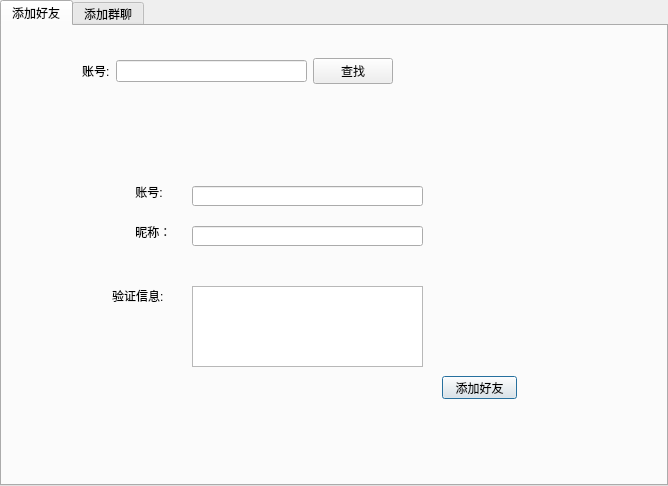
<?xml version="1.0" encoding="UTF-8"?>
<ui version="4.0">
 <class>AddFriendDialog</class>
 <widget class="QDialog" name="AddFriendDialog">
  <property name="geometry">
   <rect>
    <x>0</x>
    <y>0</y>
    <width>668</width>
    <height>486</height>
   </rect>
  </property>
  <property name="windowTitle">
   <string>Dialog</string>
  </property>
  <layout class="QGridLayout" name="gridLayout">
   <property name="leftMargin">
    <number>0</number>
   </property>
   <property name="topMargin">
    <number>0</number>
   </property>
   <property name="rightMargin">
    <number>0</number>
   </property>
   <property name="bottomMargin">
    <number>0</number>
   </property>
   <property name="spacing">
    <number>0</number>
   </property>
   <item row="0" column="0">
    <widget class="QTabWidget" name="tabWidget">
     <property name="currentIndex">
      <number>0</number>
     </property>
     <widget class="QWidget" name="tab">
      <attribute name="title">
       <string>添加好友</string>
      </attribute>
      <widget class="QWidget" name="widget_friendInfo" native="true">
       <property name="geometry">
        <rect>
         <x>50</x>
         <y>110</y>
         <width>501</width>
         <height>271</height>
        </rect>
       </property>
       <widget class="QLabel" name="label_2">
        <property name="geometry">
         <rect>
          <x>80</x>
          <y>50</y>
          <width>54</width>
          <height>12</height>
         </rect>
        </property>
        <property name="text">
         <string> 账号:</string>
        </property>
       </widget>
       <widget class="QLineEdit" name="lineEdit_friend_account">
        <property name="geometry">
         <rect>
          <x>140</x>
          <y>50</y>
          <width>231</width>
          <height>20</height>
         </rect>
        </property>
       </widget>
       <widget class="QLabel" name="label_3">
        <property name="geometry">
         <rect>
          <x>80</x>
          <y>90</y>
          <width>54</width>
          <height>12</height>
         </rect>
        </property>
        <property name="text">
         <string> 昵称：</string>
        </property>
       </widget>
       <widget class="QLineEdit" name="lineEdit_friendName">
        <property name="geometry">
         <rect>
          <x>140</x>
          <y>90</y>
          <width>231</width>
          <height>20</height>
         </rect>
        </property>
       </widget>
       <widget class="QTextEdit" name="textEdit_reqInfo">
        <property name="geometry">
         <rect>
          <x>140</x>
          <y>150</y>
          <width>231</width>
          <height>81</height>
         </rect>
        </property>
       </widget>
       <widget class="QLabel" name="label_4">
        <property name="geometry">
         <rect>
          <x>60</x>
          <y>150</y>
          <width>61</width>
          <height>20</height>
         </rect>
        </property>
        <property name="text">
         <string>验证信息:</string>
        </property>
       </widget>
       <widget class="QPushButton" name="pushButton_addFriend">
        <property name="geometry">
         <rect>
          <x>390</x>
          <y>240</y>
          <width>75</width>
          <height>23</height>
         </rect>
        </property>
        <property name="text">
         <string>添加好友</string>
        </property>
       </widget>
      </widget>
      <widget class="QWidget" name="layoutWidget">
       <property name="geometry">
        <rect>
         <x>80</x>
         <y>30</y>
         <width>311</width>
         <height>31</height>
        </rect>
       </property>
       <layout class="QGridLayout" name="gridLayout_2">
        <item row="0" column="0">
         <widget class="QLabel" name="label">
          <property name="text">
           <string>账号:</string>
          </property>
         </widget>
        </item>
        <item row="0" column="1">
         <widget class="QLineEdit" name="lineEdit_account"/>
        </item>
        <item row="0" column="2">
         <widget class="QPushButton" name="pushButton_find">
          <property name="text">
           <string>查找</string>
          </property>
         </widget>
        </item>
       </layout>
      </widget>
     </widget>
     <widget class="QWidget" name="tab_2">
      <attribute name="title">
       <string>添加群聊</string>
      </attribute>
     </widget>
    </widget>
   </item>
  </layout>
 </widget>
 <resources/>
 <connections/>
</ui>
